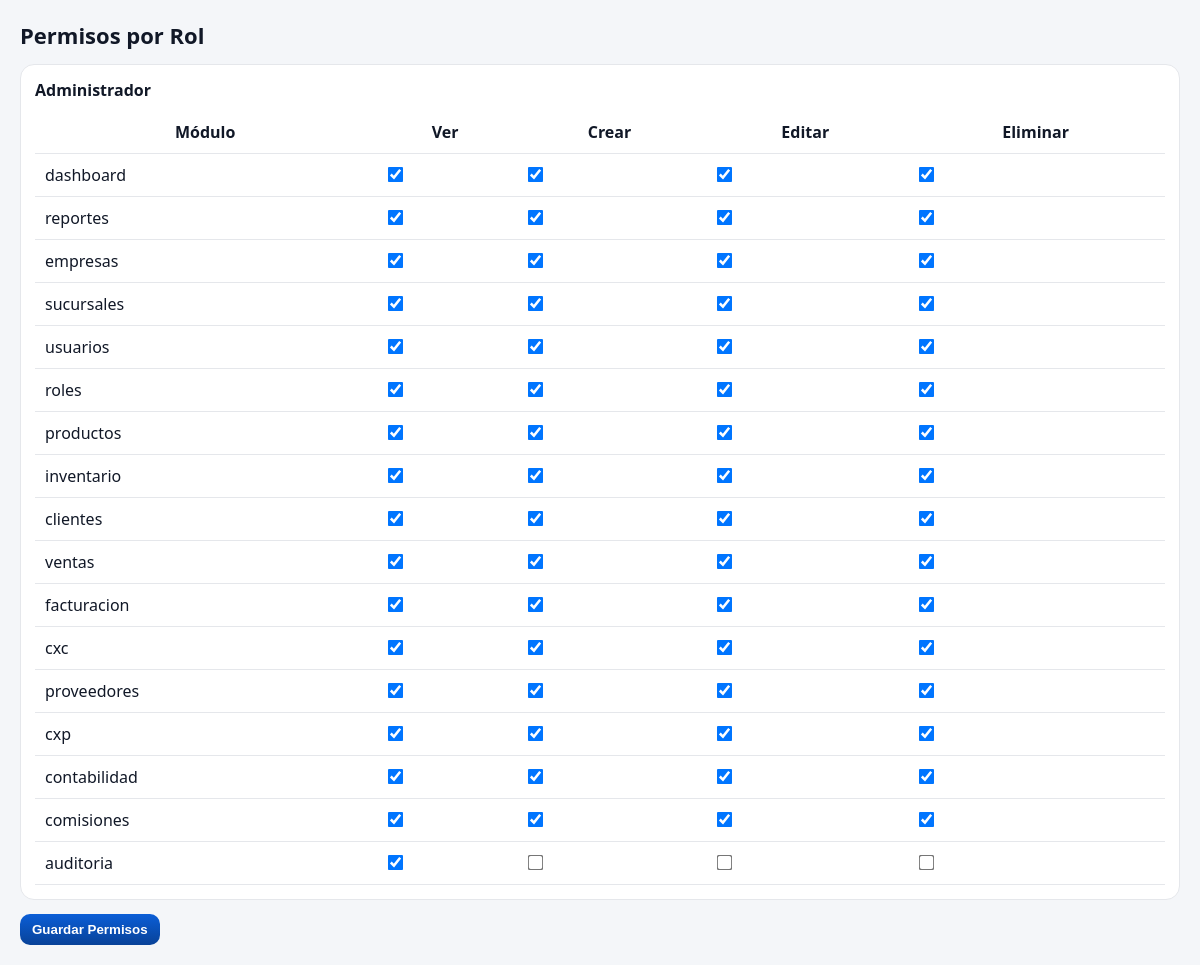
Screenshot of /permisos.php (signed in) with the database file from the repository.
### tables this page shows
CREATE TABLE `roles` (
  `id` int(11) NOT NULL,
  `empresa_id` int(11) NOT NULL,
  `nombre` varchar(60) NOT NULL,
  `estado` tinyint(4) NOT NULL DEFAULT 1,
  `created_at` timestamp NOT NULL DEFAULT current_timestamp()
);

CREATE TABLE `permisos` (
  `id` int(11) NOT NULL,
  `empresa_id` int(11) NOT NULL,
  `rol_id` int(11) NOT NULL,
  `modulo` varchar(50) NOT NULL,
  `puede_ver` tinyint(4) NOT NULL DEFAULT 1,
  `puede_crear` tinyint(4) NOT NULL DEFAULT 0,
  `puede_editar` tinyint(4) NOT NULL DEFAULT 0,
  `puede_eliminar` tinyint(4) NOT NULL DEFAULT 0,
  `created_at` timestamp NOT NULL DEFAULT current_timestamp()
);

### permisos.php (the view, shortened to what this page needs)
<?php
session_start(); require_once "config/db.php";
$roles=$pdo->prepare("SELECT id,nombre FROM roles WHERE empresa_id=? AND estado=1");
$roles->execute([$_SESSION['empresa_id']]);
$roles=$roles->fetchAll();
$modulos=['dashboard','reportes','empresas','sucursales','usuarios','roles','productos','inventario','clientes','ventas','facturacion','cxc','proveedores','cxp','contabilidad','comisiones','auditoria'];
$permsRaw=$pdo->prepare("SELECT * FROM permisos WHERE empresa_id=?");
$permsRaw->execute([$_SESSION['empresa_id']]);
$perms=[];
foreach($permsRaw as $p){
 $perms[$p['rol_id']][$p['modulo']]=$p;
}
?>
<!DOCTYPE html><html><head><meta charset="utf-8"><title>Permisos</title></head>
<body><div class="container">
<div class="h1">Permisos por Rol</div>
<form method="post">
<?php foreach($roles as $r):?>
<div class="card" style="margin-top:14px">
<b><?=$r['nombre']?></b>
<table class="table">
<tr><th>Módulo</th><th>Ver</th><th>Crear</th><th>Editar</th><th>Eliminar</th></tr>
<?php foreach($modulos as $m):
$p=$perms[$r['id']][$m]??[];?>
<tr>
<td><?=$m?></td>
<td><input class="chk" type="checkbox" name="perm[<?=$r['id']?>][<?=$m?>][ver]" <?=!empty($p['puede_ver'])?'checked':''?>></td>
<td><input class="chk" type="checkbox" name="perm[<?=$r['id']?>][<?=$m?>][crear]" <?=!empty($p['puede_crear'])?'checked':''?>></td>
<td><input class="chk" type="checkbox" name="perm[<?=$r['id']?>][<?=$m?>][editar]" <?=!empty($p['puede_editar'])?'checked':''?>></td>
<td><input class="chk" type="checkbox" name="perm[<?=$r['id']?>][<?=$m?>][eliminar]" <?=!empty($p['puede_eliminar'])?'checked':''?>></td>
</tr>
<?php endforeach;?>
</table>
</div>
<?php endforeach;?>
<button class="btn btn-primary" style="margin-top:14px">Guardar Permisos</button>
</form>
</div></body></html>

### permisos.php (style rules this page uses)
:root { --azul:#0b5ed7;--azul-metal:#084298;--amarillo:#ffc107;--amarillo-metal:#ffca2c;--fondo:#f4f6f9;--texto:#111827;--border:#e5e7eb;--card:#fff }
body { margin:0;font-family:Segoe UI,Arial;background:var(--fondo);color:var(--texto) }
.container { max-width:1200px;margin:auto;padding:20px }
.h1 { font-size:22px;font-weight:900 }
.btn { padding:8px 12px;border-radius:10px;border:0;font-weight:900;cursor:pointer }
.btn-primary { background:linear-gradient(180deg,var(--azul),var(--azul-metal));color:#fff }
.card { background:var(--card);border:1px solid var(--border);border-radius:14px;padding:14px }
.table { width:100%;border-collapse:collapse;margin-top:10px }
.table th,.table td { padding:10px;border-bottom:1px solid var(--border) }
.chk { transform:scale(1.2) }

### rows the page displays
roles: nombre "Administrador", m "dashboard", m "reportes", m "empresas", m "sucursales", m "usuarios", m "roles", m "productos", m "inventario", m "clientes", m "ventas", m "facturacion", m "cxc", m "proveedores", m "cxp", m "contabilidad", m "comisiones", m "auditoria"
permisos: puede_ver "☑", puede_crear "☑", puede_editar "☑", puede_eliminar "☑"
permisos: puede_ver "☑", puede_crear "☑", puede_editar "☑", puede_eliminar "☑"
permisos: puede_ver "☑", puede_crear "☑", puede_editar "☑", puede_eliminar "☑"
permisos: puede_ver "☑", puede_crear "☑", puede_editar "☑", puede_eliminar "☑"
permisos: puede_ver "☑", puede_crear "☑", puede_editar "☑", puede_eliminar "☑"
permisos: puede_ver "☑", puede_crear "☑", puede_editar "☑", puede_eliminar "☑"
permisos: puede_ver "☑", puede_crear "☑", puede_editar "☑", puede_eliminar "☑"
permisos: puede_ver "☑", puede_crear "☑", puede_editar "☑", puede_eliminar "☑"
permisos: puede_ver "☑", puede_crear "☑", puede_editar "☑", puede_eliminar "☑"
permisos: puede_ver "☑", puede_crear "☑", puede_editar "☑", puede_eliminar "☑"
permisos: puede_ver "☑", puede_crear "☑", puede_editar "☑", puede_eliminar "☑"
permisos: puede_ver "☑", puede_crear "☑", puede_editar "☑", puede_eliminar "☑"
permisos: puede_ver "☑", puede_crear "☑", puede_editar "☑", puede_eliminar "☑"
permisos: puede_ver "☑", puede_crear "☑", puede_editar "☑", puede_eliminar "☑"
permisos: puede_ver "☑", puede_crear "☑", puede_editar "☑", puede_eliminar "☑"
permisos: puede_ver "☑", puede_crear "☑", puede_editar "☑", puede_eliminar "☑"
permisos: puede_ver "☑"
